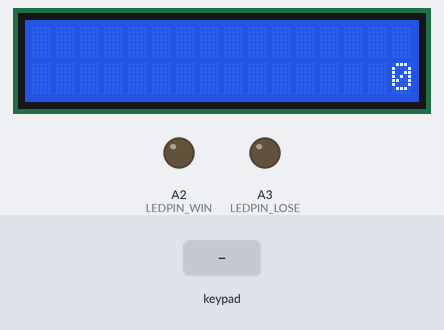
Bench run of a sketch on a simulated Arduino Uno, built with avr-gcc and run on an emulated ATmega328P. Parts: 16×2 character LCD, output pins drawn as LEDs (lit = HIGH). The test bench sets the inputs (shaded band). Random numbers use the default seed unless the sketch sets one; what the sketch prints to the serial monitor is not drawn.

Above: at 1.2 s.
1.3 s: keypad keys 7 6 5 4 pressed 0.4 s apart
At 3.0 s:
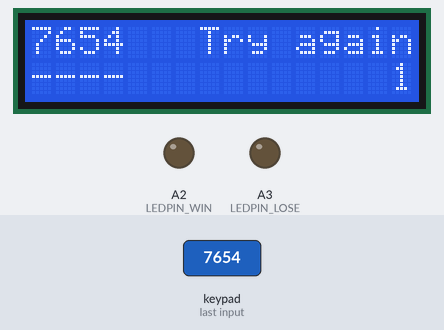
4.4 s: key '*' pressed
At 5.5 s:
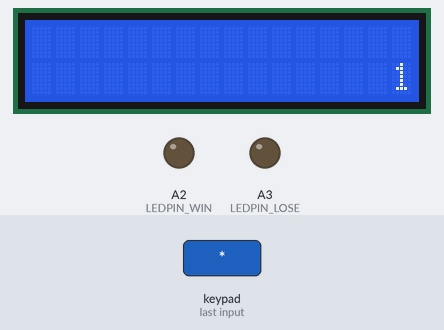
5.9 s: keypad keys 1 3 9 7 pressed 0.4 s apart
At 7.5 s:
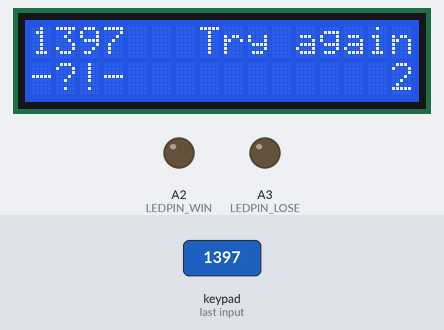
12.0 s: keypad keys 7 6 5 4 # pressed 0.4 s apart
At 15.0 s:
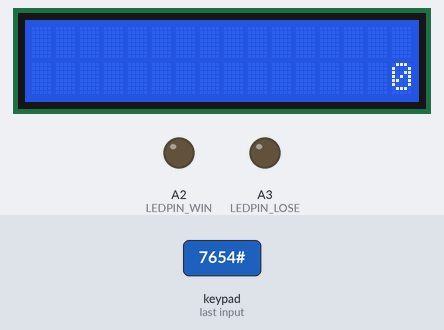
Timing chart, 0 to 16.5 s (numbered marks = the images above; inputs shaded):
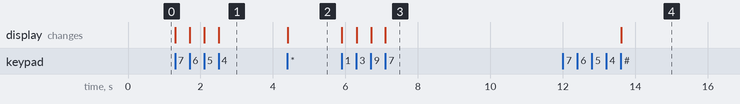

The sketch:

mastermind.ino
```cpp
/*! mastermind.ino
    Mastermind - Simple memory game
    \file   mastermind.ino
    \author albrdev (albrdev@gmail.com)
    \date   2019-12-28
*/

#include <Arduino.h>
#include <Keypad.h>
#include <LiquidCrystal.h>
#include <stddef.h>

/*! NOP
    Defines 'no operation'.
    \def NOP
*/
#define NOP         ((void)0)

/*! ARRCNT()
    Calculates number of elements on a compile-time (statically allocated) array. This is calculated on compile-time and thus saves a small amount of runtime performance.
    \def ARRCNT()
    \param[in]  x   The array of which the count is to be calculated
    \return         The numbers of elements in the array
*/
#define ARRCNT(x)   (sizeof(x) / sizeof(*(x)))

/*! STRLEN()
    Compile-time version of strlen(). Should only be called on compile-time C-string constants.
    \def STRLEN()
    \param[in]  x   The string of which the length is to be calculated
    \return         The numbers of characters in the array (excluding the null termination character).
*/
#define STRLEN(x)   (ARRCNT(x) - 1)

#define DEBUG   // Uncomment for debug mode

#ifdef DEBUG
/*! DebugWrite()
    Debug mode version of Seria.write(). If 'DEBUG' is defined, this macro will call Serial.write() with the parameters supplied, otherwise no operation will occur.
    \def DebugWrite()
    \param[in]  x   The same as first parameter of Serial.write().
    \param[in]  n   The same as second parameter of Serial.write().
    \return         The same as Seria.write().
*/
#define DebugWrite(x, n)    Serial.write(x, n)

/*! DebugPrint()
    Debug mode version of Seria.print(). If 'DEBUG' is defined, this macro will call Serial.print() with the parameter(s) supplied, otherwise no operation will occur.
    \def DebugPrint()
    \param[in]  x   The same as first parameter(s) of Serial.print().
    \return         The same as Seria.print().
*/
#define DebugPrint(x)       Serial.print(x)

/*! DebugPrintLine()
    Debug mode version of Seria.println(). If 'DEBUG' is defined, this macro will call Serial.println() with the parameter(s) supplied, otherwise no operation will occur.
    \def DebugPrintLine()
    \param[in]  x   The same as first parameter(s) of Serial.println().
    \return         The same as Seria.println().
*/
#define DebugPrintLine(x)   Serial.println(x)
#else
#define DebugWrite(x, n)    NOP
#define DebugPrint(x)       NOP
#define DebugPrintLine(x)   NOP
#endif

#define KEYPAD_ROWCOUNT     4                                   /*!< The number of keypad rows. */
#define KEYPAD_COLCOUNT     4                                   /*!< The number of keypad columns. */
#define BUTTON_NEWROUND     '*'                                 /*!< Character tied to the keypad button resetting round/input. */
#define BUTTON_NEWGAME      '#'                                 /*!< Character tied to the keypad button resetting the game. */
const byte KEYPAD_KEYMAP[KEYPAD_ROWCOUNT][KEYPAD_COLCOUNT] =    /*!< Keypad keymap with characters tied to all the keypad buttons. Last column is not yet i use. */
{
    {'1',               '2',    '3',            'A'},
    {'4',               '5',    '6',            'B'},
    {'7',               '8',    '9',            'C'},
    {BUTTON_NEWROUND,   '0',    BUTTON_NEWGAME, 'D'}
};

byte ROW_PINS[KEYPAD_ROWCOUNT] = { 7, 6, 5, 4 };                                                /*!< Pin numbers mapped to keypad rows. */
byte COL_PINS[KEYPAD_COLCOUNT] = { 3, 2, A4, A5 };                                              /*!< Pin numbers mapped to keypad columns. */
Keypad keypad(makeKeymap(KEYPAD_KEYMAP), ROW_PINS, COL_PINS, KEYPAD_ROWCOUNT, KEYPAD_COLCOUNT); /*!< Keypad instance. */

#define LCD_ROWCOUNT    2                   /*!< The number of LCD rows. */
#define LCD_COLCOUNT    16                  /*!< The number of LCD columns. */
LiquidCrystal lcd(13, 12, 11, 10, 9, 8);    /*!< LCD instance. */

#define LEDPIN_WIN  A2
#define LEDPIN_LOSE A3

#define SECRET_LENGTH   4   /*!< The length of the secret number combination a player should solve. */
#define HINT_WRONG      '-' /*!< The 'wrong' hint character. Displayed on the LCD when a guessed number is wrong. */
#define HINT_MISPLACED  '?' /*!< The 'misplaced' hint character. Displayed on the LCD when a guessed number is correct but in the wrong place. */
#define HINT_CORRECT    '!' /*!< The 'correct' hint character. Displayed on the LCD when a guessed number is correct and in the right place. */

#define TRIES_MAX       12  /*!< The maximum number of tries before player loses. */

#define MESSAGE_WIN     "Winner"    /*!< The text displayed when a player wins a game. */
#define MESSAGE_LOSE    "Loser"     /*!< The text displayed when a player loses a game. */
#define MESSAGE_NEXTTRY "Try again" /*!< The text displayed when a player guessed wrong but still have guesses left. */

typedef enum
{
    GS_INPUT,       /*!< Game awaits input from player. */
    GS_ROUNDOVER,   /*!< Player has made a guess and game awaits a new round to be initialized (button press). */
    GS_GAMEOVER     /*!< Game is over, player may have won or lost. Game awaits a new game to be initialized (button press). */
} gamestate;

struct
{
    gamestate state;            /*!< The current state of the game. */

    char secret[SECRET_LENGTH]; /*!< Buffer containing the secret number. */
    char input[SECRET_LENGTH];  /*!< Buffer containing the current guessed number. */
    char hints[SECRET_LENGTH];  /*!< Buffer containing the hints of current guessed number. */

    size_t inputCount;          /*!< The number of characters currently typed in by the player. This is tied to the struct member 'input'. */
    unsigned int tries;         /*!< The current number of tries the player has made. */
} gameData;                     /*!< Anonymous struct containing game data. */

#define DIGIT_COUNT  10                                                                     /*!< Number of digits the secret number is containing/the player can use to solve the secret combination with. */
char randomDigitPool[DIGIT_COUNT] = { '0', '1', '2', '3', '4', '5', '6', '7', '8', '9' };   /*!< Pool with digits to be uniquely randomized. */

/*! numberLength()
    Calculates the number of digits contained in the number (base 10).
    \fn numberLength()
    \param[in]  n   The number which length is to be calculated.
    \return         The length of the number.
*/
inline unsigned int numberLength(const unsigned int n)
{
    return (n > 0 ? (unsigned int)log10((double)n) : 0) + 1;
}

/*! randomNumber()
    Returns a random number from 0 to n - 1.
    \fn randomNumber()
    \param[in]  n   Maximum number to be randomized (exclusive). If this number is 0, then 0 will be returned, preventing a possible division by zero.
    \return         A random number between 0 and n - 1.
*/
inline size_t randomNumber(const size_t n)
{
    return n > 0 ? random(n) : 0;
}

/*! shuffleSort()
    Shuffles an array of characters. A call to 'randomSeed()' should be called beforehand.
    \fn shuffleSort()
    \param[in,out]  arr The array to be shuffled.
    \return             .
*/
void shuffleSort(char* const arr, const size_t n)
{
    size_t i;

    // Iterate backwards, swapping last element of each iteration with a random element of lower index
    for(i = n; i-- > 0;)
    {
        size_t z = randomNumber(i) + 1;
        char tmp = arr[i];
        arr[i] = arr[z];
        arr[z] = tmp;
    }
}

/*! generateSecret()
    Generates a secret number for the player to be solved. Result is stored in 'gameData.secret' buffer.
    \fn generateSecret()
    \param[in]  allowDuplicates Allow duplicate digits or not.
    \return                     .
*/
void generateSecret(const bool allowDuplicates)
{
    // Check if we allow duplicate digits.
    if(allowDuplicates)
    {
        for(size_t i = 0; i < SECRET_LENGTH; i++)
        {
            // Just use the random function to generate a number from 0 to 'DIGIT_COUNT' - 1 (i.e. 0 - 9). Then add it to the character '0' to generate a character between '0' and '9'.
            gameData.secret[i] = '0' + random(DIGIT_COUNT);
        }
    }
    else
    {
        // If we don't allow duplicate digits, then shuffle an array containing unique numbers and just pick the first 'SECRET_LENGTH' number of characters.
        shuffleSort(randomDigitPool, DIGIT_COUNT);
        for(size_t i = 0; i < SECRET_LENGTH; i++)
        {
            gameData.secret[i] = randomDigitPool[i];
        }
    }

    DebugPrint("Secret key generated: "); DebugWrite(gameData.secret, SECRET_LENGTH); DebugPrintLine("");
}

/*! lcdPrint()
    Prints text on the LCD at the specified coordinates.
    \fn lcdPrint()
    \param[in]  x   The x-coordinate of the LCD.
    \param[in]  y   The y-coordinate of the LCD.
    \param[in]  arr A buffer contianing characters to print.
    \param[in]  n   The number of characters to print.
    \return         .
*/
void lcdPrint(const uint8_t x, const uint8_t y, const char* const arr, const size_t n)
{
    // Boundary check.
    if((x < 0 || x >= LCD_COLCOUNT) || (y < 0 || y >= LCD_ROWCOUNT))
    {
        return;
    }

    // Set LCD cursor position and print buffer content.
    lcd.setCursor(x, y);
    for(size_t i = 0; i < n; i++)
    {
        lcd.print(arr[i]);
    }
}

/*! lcdPrintTries()
    Prints number of player tries on the LCD's lower right corner. The length of the number is calculated automatically.
    \fn lcdPrintTries()
    \param  N/A.
    \return .
*/
void lcdPrintTries(void)
{
    // Calculate position and check boundary.
    uint8_t x = LCD_COLCOUNT - numberLength(gameData.tries);
    if(x < 0)
    {
        return;
    }

    // Set LCD cursor position and print the number.
    lcd.setCursor(x, 1);
    lcd.print(gameData.tries);
}

/*! lcdClear()
    Clears characters on the LCD at the specified coordinates.
    \fn lcdClear()
    \param[in]  x   The x-coordinate of the LCD.
    \param[in]  y   The y-coordinate of the LCD.
    \param[in]  n   The number of characters to clear.
    \return         .
*/
void lcdClear(const uint8_t x, const uint8_t y, const size_t n)
{
    // Boundary check.
    if((x < 0 || x >= LCD_COLCOUNT) || (y < 0 || y >= LCD_ROWCOUNT))
    {
        return;
    }

    // Set LCD cursor position and clear characters (print spaces).
    lcd.setCursor(x, y);
    for(size_t i = 0; i < n; i++)
    {
        lcd.print(' ');
    }
}

/*! resetInput()
    Resets player input and LCD (i.e. starts a new round).
    \fn resetInput()
    \param  N/A.
    \return .
*/
void resetInput(void)
{
    #ifdef DEBUG
    if(gameData.state == GS_ROUNDOVER)
    {
        DebugPrint("New round: "); DebugPrint(gameData.tries); DebugPrint("/"); DebugPrint(TRIES_MAX); DebugPrintLine("");
    }
    else
    {
        DebugPrint("Reset input"); DebugPrintLine("");
    }
    #endif

    // Partially clear LCD.
    lcdClear(0, 0, SECRET_LENGTH);
    lcdClear(0, 1, SECRET_LENGTH);
    lcdClear(LCD_COLCOUNT - STRLEN(MESSAGE_NEXTTRY), 0, STRLEN(MESSAGE_NEXTTRY));

    // Reset LCD cursor, input count and state.
    lcd.setCursor(0, 0);
    gameData.inputCount = 0;
    gameData.state = GS_INPUT;
}

/*! newGame()
    Resets player input, LCD and game variabes (i.e. starts a new game).
    \fn newGame()
    \param  N/A.
    \return .
*/
void newGame(void)
{
    DebugPrintLine("");
    DebugPrint("New game"); DebugPrintLine("");

    // Clear entire LCD.
    lcd.clear();

    // Generate a new secret number.
    generateSecret(false);

    // Reset tries count and display 0.
    gameData.tries = 0;
    lcdPrintTries();

    digitalWrite(LEDPIN_WIN, LOW);
    digitalWrite(LEDPIN_LOSE, LOW);

    // Also reset input as it is also a new round.
    resetInput();
}

/*! checkInput()
    Checks player input and polulates 'gameData.hints' with correct/misplaced/wrong guesses.
    \fn checkInput()
    \param  N/A.
    \return .
*/
void checkInput(void)
{
    // Reset hints to 'HINT_WRONG'.
    memset(gameData.hints, HINT_WRONG, sizeof(*gameData.hints) * SECRET_LENGTH);

    // Loop player input.
    for(size_t i = 0; i < SECRET_LENGTH; i++)
    {
        // For every input character loop the secret number.
        for(size_t j = 0; j < SECRET_LENGTH; j++)
        {
            // Player has guessed right number.
            if(gameData.input[i] == gameData.secret[j])
            {
                if(i == j)
                {
                    // Player has also guessed the correct position of the number.
                    gameData.hints[i] = HINT_CORRECT;
                    // We don't want to check further because player has made the best guess and we dont want to 'overwrite' it with 'HINT_MISPLACED' in any next loops.
                    break;
                }
                else
                {
                    // Correct number, but in wrong position. Continue loop to check the if this number is also guessed in another position (perhaps with a 'HINT_CORRECT' guess).
                    gameData.hints[i] = HINT_MISPLACED;
                }
            }
        }
    }
}

/*! isSolved()
    Checking 'gameData.hints' if all hints are correctly guessed (i.e. player has solved the secret number).
    \fn isSolved()
    \param  N/A.
    \return True if the entire number guessed is correct, false otherwise.
*/
bool isSolved(void)
{
    // Loop and check if all character are of type 'HINT_CORRECT'.
    for(size_t i = 0; i < SECRET_LENGTH; i++)
    {
        if(gameData.hints[i] != HINT_CORRECT)
        {
            return false;
        }
    }

    return true;
}

/*! setup()
    Arduino setup function. Initialized game/component instances. Called automatically internally.
    \fn setup()
    \param  N/A.
    \return .
*/
void setup(void)
{
    // Initialize 'Serial'
    Serial.begin(9600);
    Serial.println("Initializing...");

    // Get seed from an unconnected analog port
    randomSeed(analogRead(A0));
    // Initialize LCD
    lcd.begin(LCD_COLCOUNT, LCD_ROWCOUNT);

    pinMode(LEDPIN_WIN, OUTPUT);
    pinMode(LEDPIN_LOSE, OUTPUT);

    Serial.println("Done.");
    Serial.flush();

    // Initialize game variables and LCD cursor
    newGame();
}

/*! loop()
    Arduino main loop function. Game logic is running from here. Called automatically internally.
    \fn loop()
    \param  N/A.
    \return .
*/
void loop(void)
{
    // Get player input.
    char key = keypad.getKey();
    if(key == NO_KEY)
    {
        return;
    }

    DebugPrint("Key: "); DebugPrint(key); DebugPrintLine("");

    // If player is in input state and has typed in a digit.
    if(gameData.state == GS_INPUT && (key >= '0' && key <= '9'))
    {
        gameData.input[gameData.inputCount] = key;
        gameData.inputCount++;
        lcd.print(key);

        // If player has types in maximum digit guesses.
        if(gameData.inputCount >= SECRET_LENGTH)
        {
            // Another try has been made.
            gameData.tries++;
            lcdPrintTries();

            // Check player input to populate and print 'gameData.hints'.
            checkInput();
            lcdPrint(0, 1, gameData.hints, SECRET_LENGTH);
            DebugPrint("Input: "); DebugWrite(gameData.input, SECRET_LENGTH); DebugPrintLine("");
            DebugPrint("Hints: "); DebugWrite(gameData.hints, SECRET_LENGTH); DebugPrintLine("");

            // If player has solved the entire secret number.
            if(isSolved())
            {
                // Display win message.
                lcd.setCursor(LCD_COLCOUNT - STRLEN(MESSAGE_WIN), 0);
                lcd.print(MESSAGE_WIN);
                digitalWrite(LEDPIN_WIN, HIGH);
                gameData.state = GS_GAMEOVER;

                DebugPrint("Player has won"); DebugPrintLine("");
            }
            else if(gameData.tries >= TRIES_MAX)
            {
                // Display lose message.
                lcd.setCursor(LCD_COLCOUNT - STRLEN(MESSAGE_LOSE), 0);
                lcd.print(MESSAGE_LOSE);
                digitalWrite(LEDPIN_LOSE, HIGH);
                gameData.state = GS_GAMEOVER;

                DebugPrint("Player has lost"); DebugPrintLine("");
            }
            else
            {
                // Round over. Player can guess again.
                lcd.setCursor(LCD_COLCOUNT - STRLEN(MESSAGE_NEXTTRY), 0);
                lcd.print(MESSAGE_NEXTTRY);

                gameData.state = GS_ROUNDOVER;
            }
        }
    }
    // If button for new round was pressed.
    else if(key == BUTTON_NEWROUND)
    {
        // Intitiate new round/reset input.
        if(gameData.state == GS_INPUT || gameData.state == GS_ROUNDOVER)
        {
            resetInput();
        }
        // If game is over, initiate a new game instead (for conveniency).
        else if(gameData.state == GS_GAMEOVER)
        {
            newGame();
        }
    }
    // If button for new game was pressed, initiate a new game.
    else if(key == BUTTON_NEWGAME)
    {
        newGame();
    }
}
```

Measured:
- after the input at 1.3 s, the display: first changes at once (image 1 shows a later state)
- after the input at 4.4 s, the display: changes at once (image 2)
- after the input at 5.9 s, the display: first changes at once (image 3 shows a later state)
- after the input at 12.0 s, the display: changes after 1.6 s (image 4)
